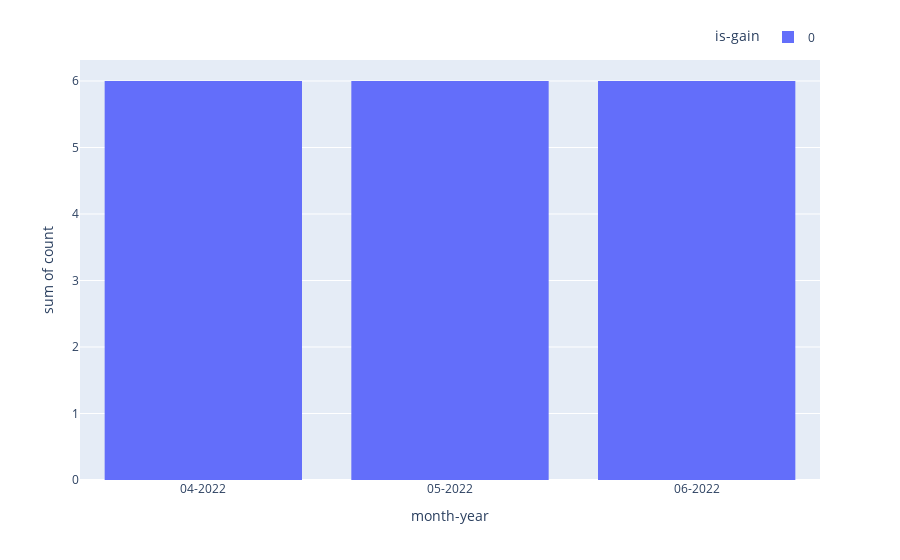

This figure's notebook cell:
### Code cell
chart_title="gain-lose"

fig = px.histogram(df_Monthly_Count, x="month-year", y="count",
             color='is-gain', barmode='group',height=500)

fig.update_layout(legend=dict(
    orientation="h",
    yanchor="bottom",
    y=1.02,
    xanchor="right",
    x=1
))
fig.show()

pio.write_image(fig, f"{report_path}\\{title}-{chart_title}.png")

### Figure 1 — Plotly figure (JSON) as saved in the notebook; plotly's stock layout.template omitted (floating-point values rounded to 4 significant figures)
{"data": [{"alignmentgroup": "True", "bingroup": "x", "histfunc": "sum", "hovertemplate": "is-gain=0<br>month-year=%{x}<br>sum of count=%{y}<extra></extra>", "legendgroup": "0", "marker": {"color": "#636efa", "pattern": {"shape": ""}}, "name": "0", "offsetgroup": "0", "orientation": "v", "showlegend": true, "type": "histogram", "x": ["04-2022", "05-2022", "06-2022"], "xaxis": "x", "y": [6, 6, 6], "yaxis": "y"}], "layout": {"autosize": true, "barmode": "group", "legend": {"orientation": "h", "title": {"text": "is-gain"}, "tracegroupgap": 0, "x": 1, "xanchor": "right", "y": 1.02, "yanchor": "bottom"}, "margin": {"t": 60}, "xaxis": {"anchor": "y", "autorange": true, "domain": [0, 1], "range": [-0.5, 2.5], "title": {"text": "month-year"}, "type": "category"}, "yaxis": {"anchor": "x", "autorange": true, "domain": [0, 1], "range": [0, 6.316], "title": {"text": "sum of count"}, "type": "linear"}}}
